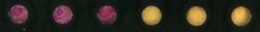
#> input picture data/original_images/Picture1.png, 260 x 32 px; its folder holds 4 pictures in this run
$ python main.py
#> lines starting #> are read from the running program, lines starting #| are printed output that depends on the picture
import os
import shutil
import random
import pandas as pd
import numpy as np
from PIL import Image, UnidentifiedImageError
from tensorflow.keras.preprocessing.image import ImageDataGenerator, load_img, img_to_array
import zipfile
from config import CONFIG
import cv2

def get_project_root():
    """Return the project root directory."""
    return os.path.dirname(os.path.abspath(__file__))

def get_abs_path(rel_path):
    """Convert a relative path to an absolute path based on the project root."""
    return os.path.join(get_project_root(), rel_path)

# Update the CONFIG paths to be absolute
for key in ['sliced_images_dir', 'transformed_images_dir', 'label_file', 'zip_filename']:
    CONFIG[key] = get_abs_path(CONFIG[key])

CONFIG['original_images'] = [(get_abs_path(path), sections) for path, sections in CONFIG['original_images']]

def slice_image(image_path, num_sections, output_dir, output_prefix):
    """
    Slice an image into multiple sections and save them.
    """
#> called with image_path = 'data/original_images/Picture1.png', num_sections = 6, output_dir = 'data/sliced_images', output_prefix = 'Picture1'
    try:
        with Image.open(image_path) as img:
#> img is the input picture: PIL image 260x32 RGBA; mean R, G, B, A 46.1, 41.4, 31.5, 255
            img_width, img_height = img.size
#> img_width = 260; img_height = 32
            section_width = img_width // num_sections
#> section_width = 43

            os.makedirs(output_dir, exist_ok=True)

            section_paths = []
            for i in range(num_sections):
                left = i * section_width
                right = (i + 1) * section_width
                box = (left, 0, right, img_height)
                section = img.crop(box)
                section_path = os.path.join(output_dir, f'{output_prefix}_section_{i+1}.png')
                section.save(section_path)
                section_paths.append(section_path)
#> this loop made 6 passes
#> pass 1, in slice_image, `section = img.crop(box)`:
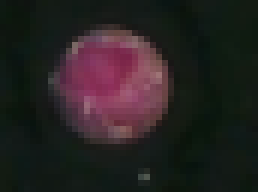
#> section: PIL image 43x32 RGBA (shown 6 times larger); mean R, G, B, A 39, 33.8, 33.5, 255
#> pass 2, in slice_image, `section = img.crop(box)`:
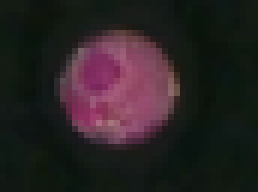
#> section: PIL image 43x32 RGBA (shown 6 times larger); mean R, G, B, A 40.9, 33.7, 35.1, 255
#> pass 3, in slice_image, `section = img.crop(box)`:
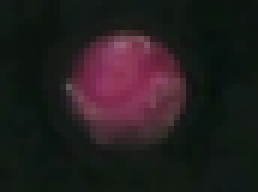
#> section: PIL image 43x32 RGBA (shown 6 times larger); mean R, G, B, A 35.9, 29.5, 30.3, 255
#> after the loop:
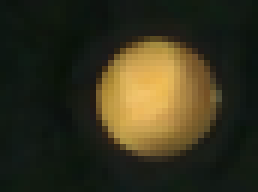
#> section: PIL image 43x32 RGBA (shown 6 times larger); mean R, G, B, A 53.9, 50.3, 29.8, 255
#> after the loop, section_paths = 6 items

            return section_paths
    except Exception as e:
        print(f"Error processing {image_path}: {str(e)}")
        return []

def label_images(output_dir, label_file):
    """
    Create labels for the sliced images and save them to a CSV file.
    """
    labels = []
    for filename in os.listdir(output_dir):
        if filename.lower().endswith(('.png', '.jpg', '.jpeg')):
            parts = filename.split('_')
            if len(parts) >= 3:
                original_image = '_'.join(parts[:-2])
                section_number = parts[-1].split('.')[0]
                labels.append({
                    'Original Image': original_image,
                    'Section Number': section_number,
                    'File Name': filename,
                })

    df = pd.DataFrame(labels)
    df['Section Number'] = df['Section Number'].astype(int)
    df = df.sort_values(['Original Image', 'Section Number'])
    df.to_csv(label_file, index=False)
    print(f'Labels saved to {label_file}')

import numpy as np
import cv2

# [125 lines left out: functions custom_color_augment, augment_images, create_metadata, create_zip, not called in this run]

def main():
        print(f'Zip file created: {zip_filename}')

def main():
    if os.path.exists(CONFIG['sliced_images_dir']):
        for root, dirs, files in os.walk(CONFIG['sliced_images_dir'], topdown=False):
            for name in files:
                os.remove(os.path.join(root, name))
            for name in dirs:
                shutil.rmtree(os.path.join(root, name))
        print(f"Cleared contents of directory: {CONFIG['sliced_images_dir']}")
    else:
        print(f"Directory does not exist: {CONFIG['sliced_images_dir']}")

    # Directly clear the contents of the transformed_images_dir
    if os.path.exists(CONFIG['transformed_images_dir']):
        for root, dirs, files in os.walk(CONFIG['transformed_images_dir'], topdown=False):
            for name in files:
                os.remove(os.path.join(root, name))
            for name in dirs:
                shutil.rmtree(os.path.join(root, name))
        print(f"Cleared contents of directory: {CONFIG['transformed_images_dir']}")
    else:
        print(f"Directory does not exist: {CONFIG['transformed_images_dir']}")

    # Slice images

    # Slice images
    all_section_paths = []
    for image_path, num_sections in CONFIG['original_images']:
        output_prefix = os.path.splitext(os.path.basename(image_path))[0]
        section_paths = slice_image(image_path, num_sections, CONFIG['sliced_images_dir'], output_prefix)
#> section_paths = 6 items
        all_section_paths.extend(section_paths)
#> pass 2 of the loop in main, `for image_path, num_sections in CONFIG['original_images']:`:
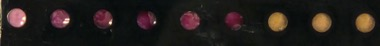
#> input picture data/original_images/Picture2.jpg, 380 x 46 px
#> in slice_image, img is the input picture: PIL image 380x46 RGB; mean R, G, B 34.8, 29, 26.5
#> the loop in slice_image (call 2), `for i in range(num_sections):` made 9 passes
#> pass 1, in slice_image (call 2), `section = img.crop(box)`:
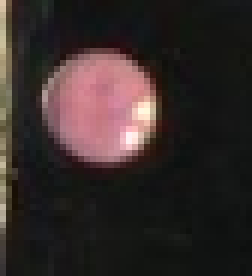
#> section: PIL image 42x46 RGB (shown 6 times larger); mean R, G, B 52.4, 42.4, 41
#> after the loop in slice_image (call 2), `for i in range(num_sections):`:
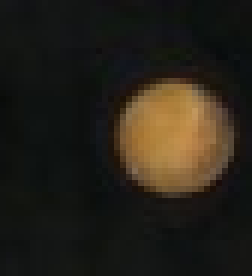
#> section: PIL image 42x46 RGB (shown 6 times larger); mean R, G, B 37.7, 33.1, 24.5
#> after the loop in slice_image (call 2), `for i in range(num_sections):`: section_paths = 9 items
#> pass 3 of the loop in main, `for image_path, num_sections in CONFIG['original_images']:`:
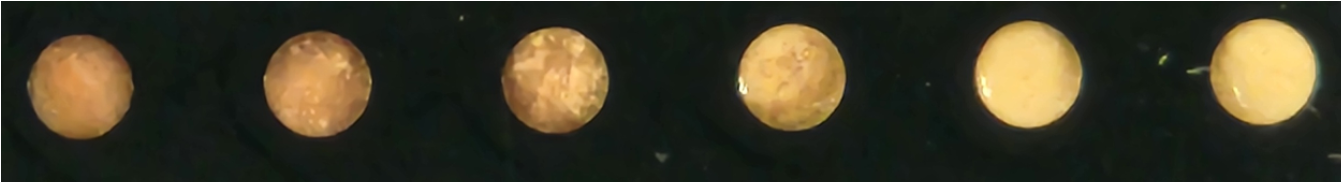
#> input picture data/original_images/Picture3.png, 1342 x 182 px
#> in slice_image, img is the input picture: PIL image 1342x182 RGBA; mean R, G, B, A 60.6, 56, 37.1, 253.2
#> the loop in slice_image (call 3), `for i in range(num_sections):` made 6 passes
#> pass 1, in slice_image (call 3), `section = img.crop(box)`:
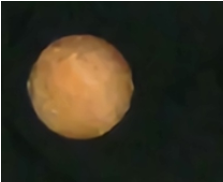
#> section: PIL image 223x182 RGBA; mean R, G, B, A 51.8, 46.5, 31.2, 252.5; transparent parts drawn white
#> after the loop in slice_image (call 3), `for i in range(num_sections):`:
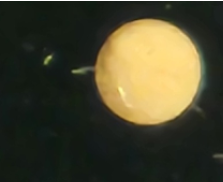
#> section: PIL image 223x182 RGBA; mean R, G, B, A 70.5, 67.5, 44.8, 253.6; transparent parts drawn white
#> after the loop in slice_image (call 3), `for i in range(num_sections):`: section_paths = 6 items
#> the loop made 5 passes; the first 3 are shown
    print("Image slicing completed.")

    # Label images
    label_images(CONFIG['sliced_images_dir'], CONFIG['label_file'])
#> in label_images, `labels = []`: labels = []
#> in label_images, `df = pd.DataFrame(labels)`: df = table of 0 rows and 0 columns
    print("Image labeling completed.")

    # Augment images
    augment_images(CONFIG['sliced_images_dir'], CONFIG['transformed_images_dir'])
    print("Image augmentation completed.")

    # Create metadata
    metadata_df = create_metadata(CONFIG['transformed_images_dir'])
    print("Metadata creation completed.")
    print(metadata_df)

    # Create zip file
    create_zip(CONFIG['sliced_images_dir'], CONFIG['zip_filename'])
    print("Zip file creation completed.")

if __name__ == "__main__":
#> (the run stopped early here; a loop or call above may not have finished)
